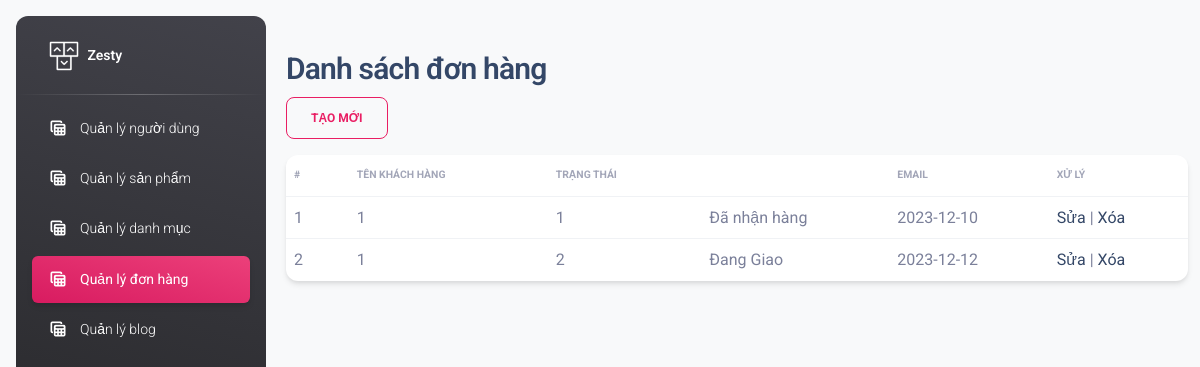
Screenshot of /admin/admin_cart.php with the database file from the repository.
### tables this page shows
CREATE TABLE `donhang` (
  `MaDonHang` int(11) NOT NULL,
  `MaThanhVien` int(11) DEFAULT NULL,
  `MaGioHang` int(11) DEFAULT NULL,
  `TrangThai` varchar(50) DEFAULT NULL,
  `ThoiGianDatHang` date DEFAULT NULL
);

### admin/admin_cart.php (the view, shortened to what this page needs)
<!DOCTYPE html>
<html lang="en">
<head>
  <?php
    include_once('../components/assets_admin.php');
    include_once('../components/connection.php');
  ?>
</head>
<body class="g-sidenav-show  bg-gray-100">
    <aside class="sidenav navbar navbar-vertical navbar-expand-xs border-0 border-radius-xl my-3 fixed-start ms-3   bg-gradient-dark" id="sidenav-main">
        <div class="sidenav-header">
            <a class="navbar-brand m-0" href=" https://demos.creative-tim.com/material-dashboard/pages/dashboard " target="_blank">
            <img src="../assets_admin/img/logo-ct.png" class="navbar-brand-img h-100" alt="main_logo">
            <span class="ms-1 font-weight-bold text-white">Zesty</span>
            </a>
        </div>
        <hr class="horizontal light mt-0 mb-2">
        <div class="collapse navbar-collapse  w-auto " id="sidenav-collapse-main">
            <ul class="navbar-nav">
            <li class="nav-item">
            <a class="nav-link text-white" href="admin_users_list.php">
                <div class="text-white text-center me-2 d-flex align-items-center justify-content-center">
                    <i class="material-icons opacity-10">table_view</i>
                </div>
                <span class="nav-link-text ms-1">Quản lý người dùng</span>
            </a>
            </li>
            <li class="nav-item">
            <a class="nav-link text-white " href="admin_product.php">
                <div class="text-white text-center me-2 d-flex align-items-center justify-content-center">
                    <i class="material-icons opacity-10">table_view</i>
                </div>
                <span class="nav-link-text ms-1">Quản lý sản phẩm</span>
            </a>
            </li>
            <li class="nav-item">
            <a class="nav-link text-white " href="admin_category.php">
                <div class="text-white text-center me-2 d-flex align-items-center justify-content-center">
                    <i class="material-icons opacity-10">table_view</i>
                </div>
                <span class="nav-link-text ms-1">Quản lý danh mục</span>
            </a>
            </li>
            <li class="nav-item">
            <a class="nav-link text-white active bg-gradient-primary" href="admin_cart.php">
                <div class="text-white text-center me-2 d-flex align-items-center justify-content-center">
                    <i class="material-icons opacity-10">table_view</i>
                </div>
                <span class="nav-link-text ms-1">Quản lý đơn hàng</span>
            </a>
            </li>
            <li class="nav-item">
            <a class="nav-link text-white " href="admin_blog.php">
                <div class="text-white text-center me-2 d-flex align-items-center justify-content-center">
                    <i class="material-icons opacity-10">table_view</i>
                </div>
                <span class="nav-link-text ms-1">Quản lý blog</span>
            </a>
            </li>
        </div>
    </aside>
        <main class="main-content border-radius-lg ">
            <nav class="navbar navbar-main navbar-expand-lg px-0 mx-4 shadow-none border-radius-xl" id="navbarBlur" data-scroll="true">
            <div class="container-fluid py-1 px-3">
            </div>
            </nav>
        <div class="container-fluid py-4">
            <h3>Danh sách đơn hàng</h3>
            <div>
                <button type="button" class="btn btn-outline-primary" onclick="location.href='admin_add_cart.php';">Tạo mới</button>
            </div>
            <div class="card">
                <div class="table-responsive">
                    <table class="table align-items-center mb-0">
                        <thead>
                            <tr>
                                <th class="text-uppercase text-secondary text-xxs font-weight-bolder opacity-7 ps-2">#</th>
                                <th class="text-uppercase text-secondary text-xxs font-weight-bolder opacity-7 ps-2">Tên khách hàng</th>
                                <th class="text-uppercase text-secondary text-xxs font-weight-bolder opacity-7 ps-2">Trạng thái</th>
                                <th class="text-uppercase text-secondary text-xxs font-weight-bolder opacity-7 ps-2"></th>
                                <th class="text-uppercase text-secondary text-xxs font-weight-bolder opacity-7 ps-2">Email</th>
                                <th class="text-uppercase text-secondary text-xxs font-weight-bolder opacity-7 ps-2">Xử lý</th>
                            </tr>
                        </thead>
                        <tbody>
                            <?php
                                $query = "SELECT * FROM donhang";
                                $result = mysqli_query($conn, $query);
                                if ($result) {
                                    while ($row = mysqli_fetch_assoc($result)) {
                                        echo "<tr>";
                                        echo "<td>" . $row['MaDonHang'] . "</td>";
                                        echo "<td>" . $row['MaThanhVien'] . "</td>";
                                        echo "<td>" . $row['MaGioHang'] . "</td>";
                                        echo "<td>" . $row['TrangThai'] . "</td>";
                                        echo "<td>" . $row['ThoiGianDatHang'] . "</td>";
                                        echo "<td><a href='admin_edit_users.php?id=" . $row['MaDonHang'] . "'>Sửa</a> | <a href='admin_delete_user.php?id=" . $row['MaDonHang'] . "'>Xóa</a></td>";
                                        echo "</tr>";
                                    }
                                } else {
                                    echo "Error: " . mysqli_error($conn);
                                }
                            ?>
                        </tbody>
                    </table>
                </div>
            </div>
        </div>
        </main>
    </body>
</html>

### rows the page displays
donhang: MaDonHang "1", MaThanhVien "1", MaGioHang "1", TrangThai "Đã nhận hàng", ThoiGianDatHang "2023-12-10"
donhang: MaDonHang "2", MaThanhVien "1", MaGioHang "2", TrangThai "Đang Giao", ThoiGianDatHang "2023-12-12"
